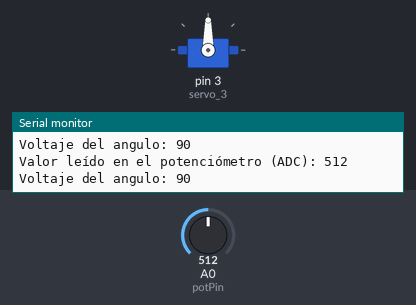
Recording of a sketch running on a simulated Arduino Uno, built with avr-gcc and run on an emulated ATmega328P. Parts: servo, the last lines printed to the serial monitor. The inputs (shaded band) are chosen by the test bench; at power-on: A0 (potPin) = 512.

Above: at 1.3 s.
1.4 s: A0 (potPin) set to 716
At 2.2 s:
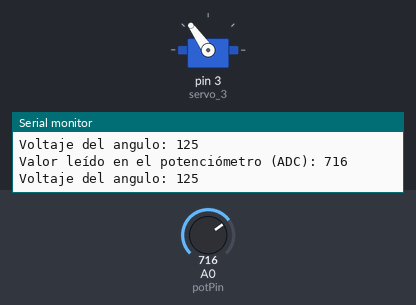
3.0 s: A0 (potPin) set to 993
At 4.0 s:
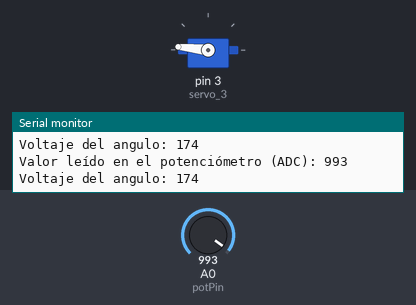
4.5 s: A0 (potPin) set to 1011
At 5.7 s:
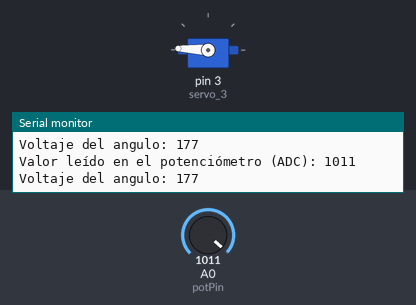
6.0 s: A0 (potPin) set to 1023
At 6.7 s:
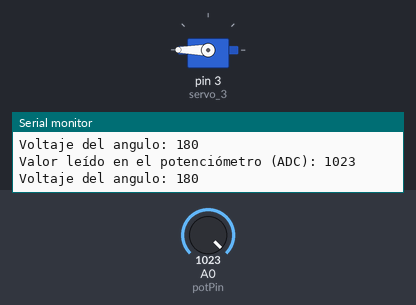
7.5 s: A0 (potPin) set to 900
At 8.7 s:
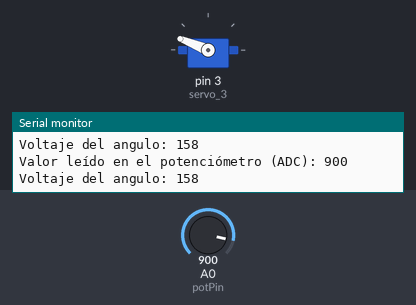
9.1 s: A0 (potPin) set to 583
At 10.3 s:
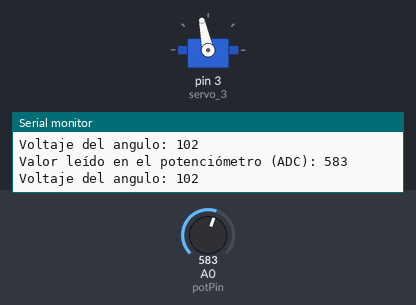
10.6 s: A0 (potPin) set to 559
Timing chart, 0 to 13.6 s (numbered marks = the images above; inputs shaded):
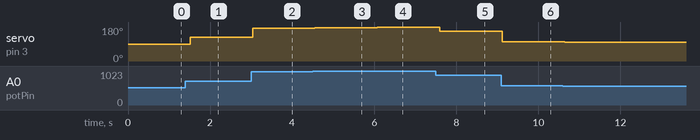

The sketch:

PR_P01_E02.1.ino
```cpp
#include <Servo.h>

Servo servo_3;
int potPin = A0; //Pin de entrada del potenciómetro

void setup() {
  servo_3.attach(3);
  Serial.begin(9600);
}

void loop() {

  // Leer valor del potenciómetro
  int potValue = analogRead(potPin);

  // Mapear el valor a un ángulo entre 0 y 180 grados
  int angle = map(potValue, 0, 1023, 0, 180);

  // Establecer posición al servo
  servo_3.write(angle);
   Serial.print("Valor leído en el potenciómetro (ADC): ");
  Serial.println(potValue);

  Serial.print("Voltaje del angulo: ");
  Serial.println(angle, DEC);

  delay(500);
}
```

Measured:
- after the input at 1.4 s, servo on pin 3 (servo_3): 90° → 125° after 0.12 s
- after the input at 3.0 s, servo on pin 3 (servo_3): 125° → 174° at once
- after the input at 4.5 s, servo on pin 3 (servo_3): 174° → 177° after 0.06 s
- after the input at 6.0 s, servo on pin 3 (servo_3): 177° → 180° after 0.08 s
- after the input at 7.5 s, servo on pin 3 (servo_3): 180° → 158° after 0.10 s
- after the input at 9.1 s, servo on pin 3 (servo_3): 158° → 102° at once
- after the input at 10.6 s, servo on pin 3 (servo_3): 102° → 98° at once
